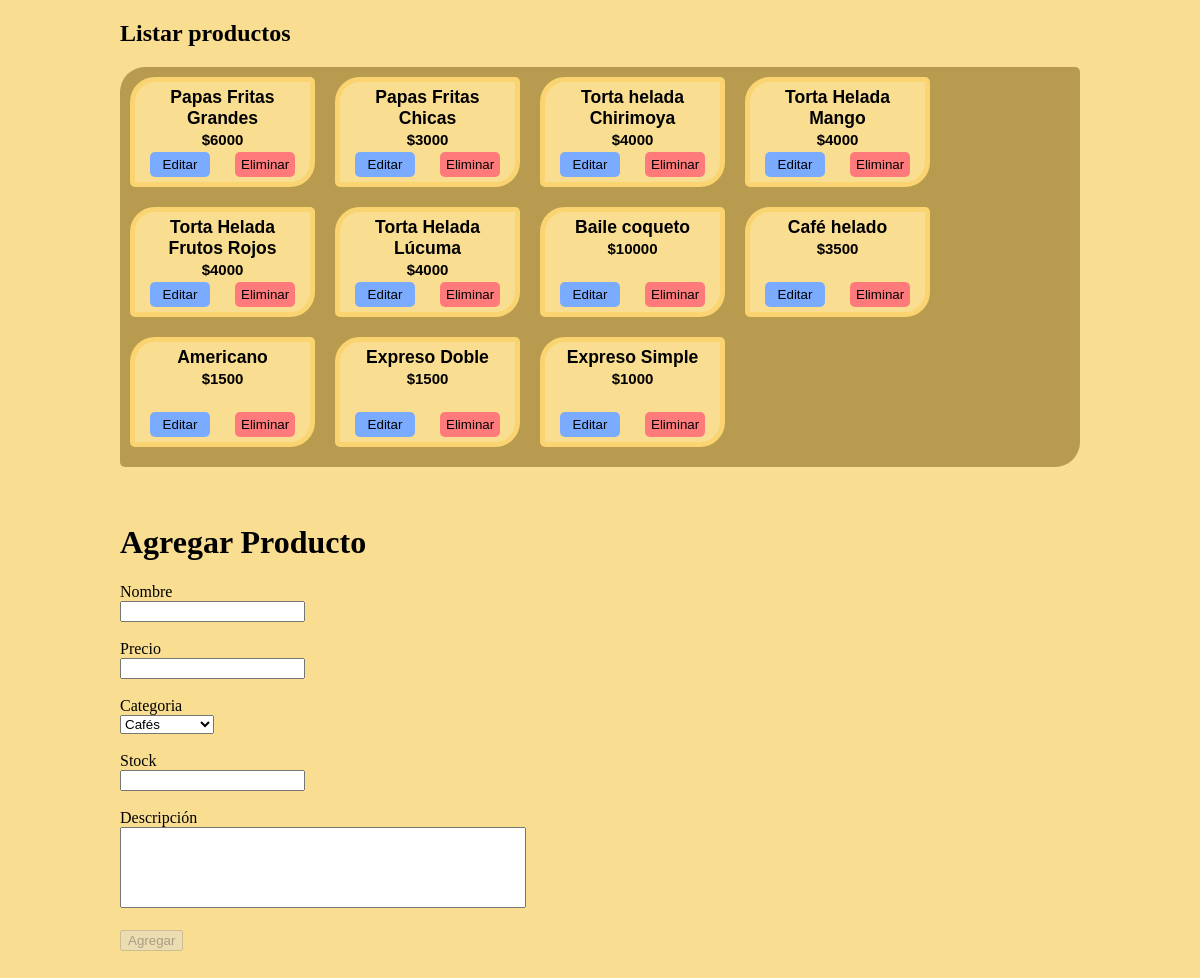
The page /administrador on the database as committed earlier.
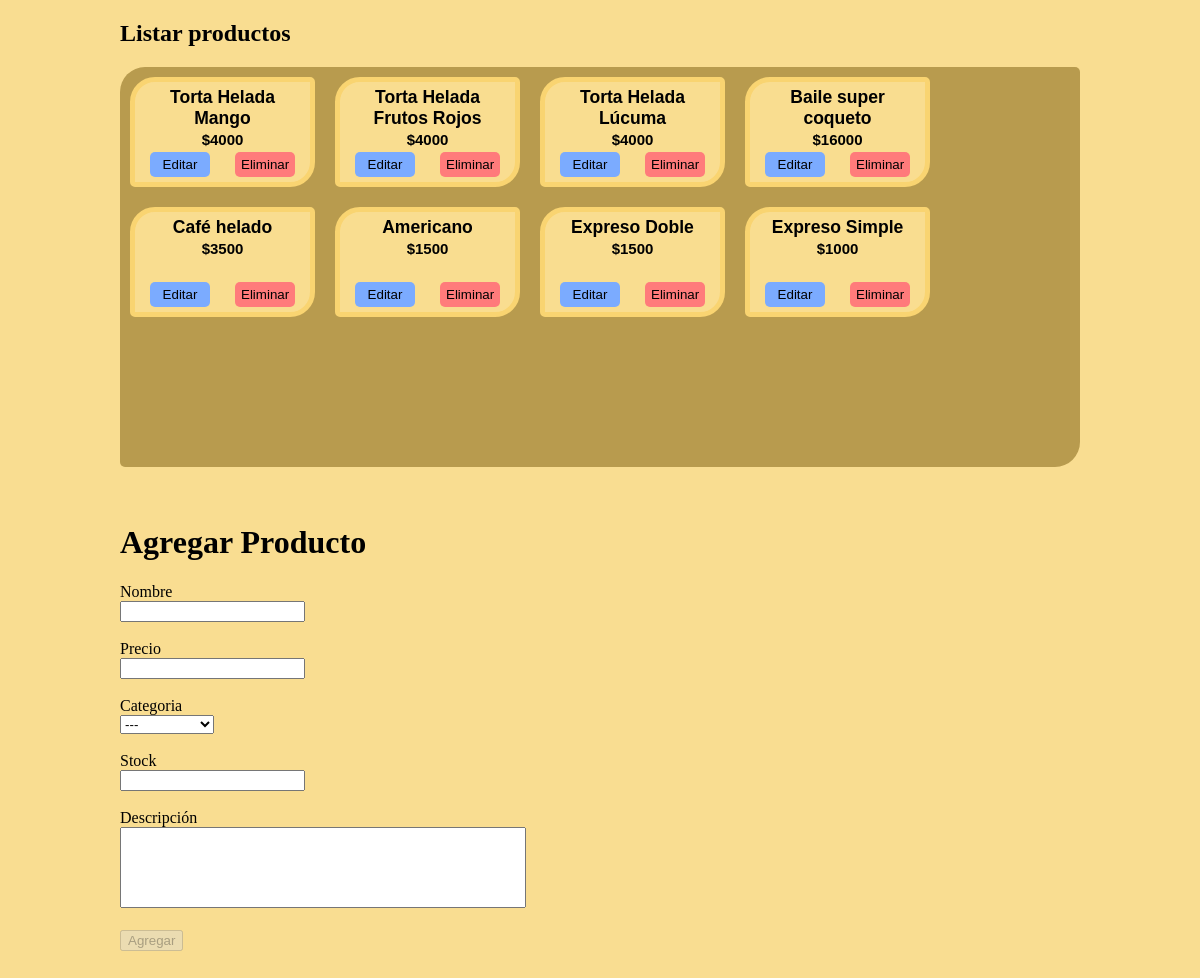
The same page on the database as committed later.
### PaginaWeb/models.py (models this page shows, shortened)
class producto(models.Model):
    id_prod = models.PositiveIntegerField(primary_key=True)
    nombre = models.CharField(max_length=25)
    precio = models.PositiveIntegerField()
    categoria = models.ForeignKey(categoria, on_delete=models.CASCADE)
    stock = models.PositiveIntegerField()
    descripcion = models.TextField(max_length=300)

### PaginaWeb/views.py (the view)
# urls.py: path('administrador', views.administrador),
def administrador(request):
    lista_productos = producto.objects.all().order_by("-id_prod")
    lista_categorias = categoria.objects.all()
    return render(request, 'administrador.html', {"productos": lista_productos,"categorias": lista_categorias})

### PaginaWeb/Templates/administrador.html (shortened to what this page needs)
{% load static %}
<!DOCTYPE html>
<html lang="en-us">
    <head>
        <link rel="stylesheet" href="/static/Styles/Admin.css">
    </head>
    <body onload="">
        <section class="seccion_administrar">
            <h1>Listar productos</h1>
            <div class="recuadro_listar">
                {% for p in productos %}
                    <div class="producto">
                        <h3 class="titulo_producto">{{p.nombre}}</h3>
                        <h4 class="precio_producto">${{p.precio}}</h4>
                        <a href="editar_producto/{{p.id_prod}}">
                        <button  class="btn_producto posicion_editar">Editar</button>
                        </a>
                        <a href="eliminar_producto/{{p.id_prod}}">
                            <button  class="btn_producto posicion_eliminar">Eliminar</button>
                        </a>
                    </div>
                {% endfor %}
            </div>
        </section>
        <br><br>
        <div class="seccion_administrar">
            <h1>Agregar Producto</h1>
            <form action="agregar_producto" method="POST"> {%csrf_token%}
                <label>Nombre</label><br>
                <input type="text" id="txt_nombre" name="txt_nombre" class="control-form" onchange="habil_aceptar()" value="" required>
                <text id="error_nombre" class="c_rojo"></text><br><br>
                <label>Precio</label><br>
                <input type="text" id="txt_precio" name="txt_precio" class="control-form" onchange="habil_aceptar()" value ="" required>
                <text id="error_precio" class="c_rojo"></text><br><br>
                <label>Categoria</label><br>
                <select id="categ" name="categ">
                    {% for c in categorias %}
                        {% if c.cod_categ == "NULO" %}
                        <option value="{{c.cod_categ}}" selected>{{c.nom_categ}}</option>
                        {% else %}
                        <option value="{{c.cod_categ}}">{{c.nom_categ}}</option>
                        {% endif %}
                    {% endfor %}
                </select><br><br>
                <label>Stock</label><br>
                <input type="text" id="txt_stock" name="txt_stock" class="control-form" onchange="habil_aceptar()" required>
                <text id="error_stock" class="c_rojo"></text><br><br>
                <label>Descripción</label><br>
                <textarea id="txt_desc" name="txt_desc" class="control-form txt_area_grande" ></textarea><br><br>
                <button id="btn_agregar" type="submit" disabled>Agregar</button>
            </form>
        </div>
        <br><br>
    </body>
</html>

Rows that differ between the two databases and show on the page:
removed producto: nombre "Papas Fritas Grandes", precio "6000"
removed producto: nombre "Papas Fritas Chicas", precio "3000"
removed producto: nombre "Torta helada Chirimoya", precio "4000"
changed producto: nombre "Baile coqueto" → "Baile super coqueto"; precio "10000" → "16000"
Other text that changed with them:
form field categ: "Cafés" → "---"
